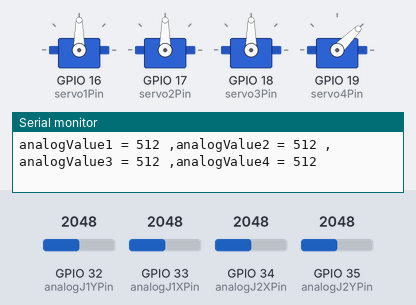
Bench run of a sketch on a simulated ESP32. Shown: 4 × servo, the last lines printed to the serial monitor. Inputs (shaded band) come from the test bench; at power-on: GPIO 33 (analogJ1XPin) = 2048, GPIO 32 (analogJ1YPin) = 2048, GPIO 34 (analogJ2XPin) = 2048, GPIO 35 (analogJ2YPin) = 2048 (analog values on the 0–4095 scale).

Above: at 1.2 s.
1.3 s: GPIO 33 (analogJ1XPin) set to 422
At 2.8 s:
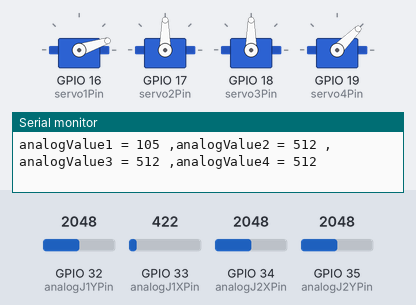
3.2 s: GPIO 33 (analogJ1XPin) set to 384
At 4.4 s:
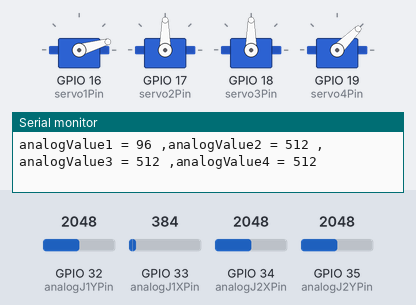
4.7 s: GPIO 32 (analogJ1YPin) set to 433
At 5.6 s:
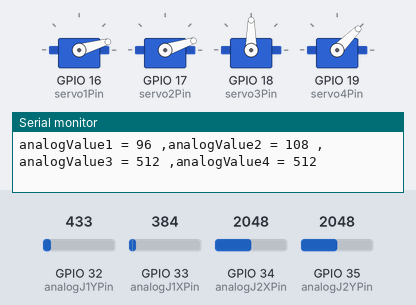
6.2 s: GPIO 32 (analogJ1YPin) set to 384
At 6.5 s:
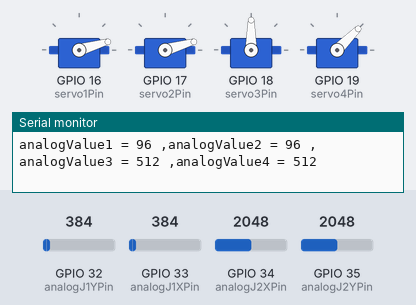
7.7 s: GPIO 34 (analogJ2XPin) set to 437
At 8.9 s:
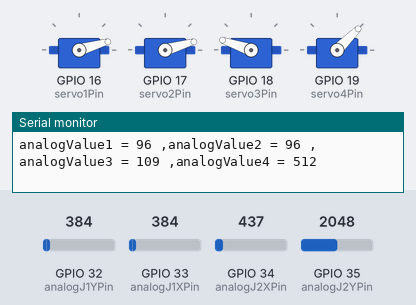
9.2 s: GPIO 34 (analogJ2XPin) set to 360
At 10.0 s:
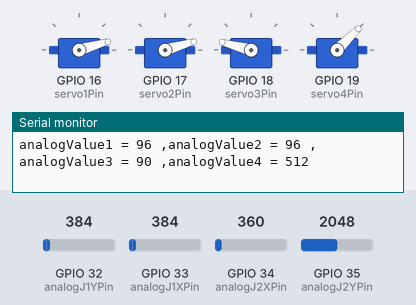
Timing chart, 0 to 11.7 s (numbered marks = the images above; inputs shaded):
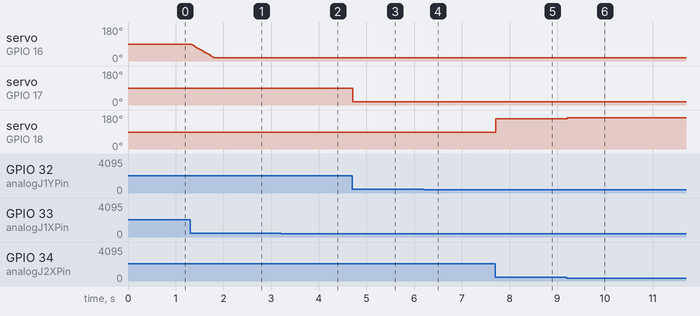

Measured:
- after the input at 1.3 s, servo on GPIO 16 (servo1Pin): moves from 90° to 18° over 0.48 s, starting at once
- after the input at 3.2 s, servo on GPIO 16 (servo1Pin): 18° → 16° at once
- after the input at 4.7 s, servo on GPIO 17 (servo2Pin): 90° → 18° at once
- after the input at 6.2 s, servo on GPIO 17 (servo2Pin): 18° → 16° at once
- after the input at 7.7 s, servo on GPIO 18 (servo3Pin): 90° → 161° at once
- after the input at 9.2 s, servo on GPIO 18 (servo3Pin): 161° → 165° at once

The sketch:

candy_armatron_v3.ino
```cpp
// candy_armatron_v2.ino
// F.Zia 2025_1003
// Code to test and calibrate servos for candy catch arm-a-tron
// code pre-requisites:
// - install   board: esp32 by Espressif Systems (code tested with v3.2.1)
// - install library: ESP32Servo by Kevin Harrington,John Bennett (code tested with v3.0.9)

#include <ESP32Servo.h>
// create servo object to control a servo
// 16 servo objects can be created on the ESP32
Servo armServo1, armServo2, armServo3, armServo4;

// assign pin names to servo pins
// servo are assigned to arm motors in the following order:
// armServo1>base, armServo2>link1, armServo3>link2, armServo4>gripper
int servo1Pin = 16, servo2Pin = 17, servo3Pin = 18, servo4Pin = 19;

// joystick axes are assigned to servos in the following order:
// analogJ1X>armServo1>base, analogJ1Y>armServo2>link1,
// analogJ2X>armServo3>link2, analogJ2Y>armServo4>gripper
// experiment by swapping the following pin number assignments to get the correct order:
int analogJ1XPin = 33, analogJ1YPin = 32, analogJ2XPin = 34, analogJ2YPin = 35;

// global variables to store current servo positions, initialize to mid positions (90 deg)
int servo1Pos = 90, servo2Pos = 90, servo3Pos = 90, servo4Pos = 45;

int applyDeadzone(int val, int center = 470, int threshold = 30) {
  if (abs(val - center) < threshold) return center;
  return val;
}

void smoothMove(Servo &servo, int &currentPos, int targetPos, int step = 1) {
  if (currentPos < targetPos) currentPos += step;
  else if (currentPos > targetPos) currentPos -= step;
  servo.write(currentPos);
}

void setup() {
  // initialize serial communication at 115200 bits per second:
  Serial.begin(115200);
  //set the resolution to 12 bits (0-4096) (default)
  //set the resolution to 10 bits (0-1024) (using 10 bit ADC to improve linearity)
  analogReadResolution(10);

  // Allow allocation of all timers
  ESP32PWM::allocateTimer(0);
  ESP32PWM::allocateTimer(1);
  ESP32PWM::allocateTimer(2);
  ESP32PWM::allocateTimer(3);

  // standard 50 hz servo
  armServo1.setPeriodHertz(50);
  armServo2.setPeriodHertz(50);
  armServo3.setPeriodHertz(50);
  armServo4.setPeriodHertz(50);

  // attach the servos on pins to the servo objects
  // different servos may require different min/max settings
  // for an accurate 0 to 180 sweep
  // default min/max is 1000us and 2000us
  // using min/max of 500us and 2400us for micro servos used in arm-a-tron
  // for an accurate 0 to 180 sweep
  armServo1.attach(servo1Pin, 500, 2500);
  armServo2.attach(servo2Pin, 500, 2500);
  armServo3.attach(servo3Pin, 500, 2500);
  armServo4.attach(servo4Pin, 500, 2500);
}

void loop() {

  // read analog joysticks values
  int analogValue1 = analogRead(analogJ1XPin);
  int analogValue2 = analogRead(analogJ1YPin);
  int analogValue3 = analogRead(analogJ2XPin);
  int analogValue4 = analogRead(analogJ2YPin);

  analogValue1 = applyDeadzone(analogValue1);
  analogValue2 = applyDeadzone(analogValue2);
  analogValue3 = applyDeadzone(analogValue3);
  analogValue4 = applyDeadzone(analogValue4);

  // print analog joysticks values
  Serial.printf("analogValue1 = %d ,", analogValue1);
  Serial.printf("analogValue2 = %d ,", analogValue2);
  Serial.printf("analogValue3 = %d ,", analogValue3);
  Serial.printf("analogValue4 = %d\n", analogValue4);

  // control servos by mapping 12-bit (0-4095) analog values ...
  // to servos positions (0-180 degrees)
  //servo1Pos = map(analogValue1, 0, 1024, 0, 180);
  //armServo1.write(servo1Pos);

  int target1 = map(analogValue1, 0, 1024, 0, 180);
  smoothMove(armServo1, servo1Pos, target1);

  servo2Pos = map(analogValue2, 0, 1024, 0, 180);
  armServo2.write(servo2Pos);

  servo3Pos = map(analogValue3, 0, 1024, 180, 0);
  armServo3.write(servo3Pos);

  // servo4 just opens or closes the gripper
  if (analogValue4 < 400) servo4Pos = 0;
  if (analogValue4 > 600) servo4Pos = 45;
  armServo4.write(servo4Pos);
}
```
